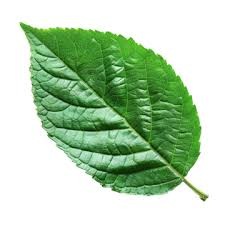
#> input picture image5.jpeg, 225 x 225 px, given in place of image1.jpeg, which was not available
$ python detection.py
#> lines starting #> are read from the running program, lines starting #| are printed output that depends on the picture; pictures that were not available may be replaced by others from this repository, and a replacement may not be noted
import cv2
import numpy as np
from sklearn import svm
from sklearn.model_selection import train_test_split
from sklearn.metrics import classification_report
import matplotlib.pyplot as plt

# Function to extract color histogram features from an image
def extract_features(image_name):
#> called with image_name = 'image1.jpeg'
    image = cv2.imread(image_name)
#> image is the input picture: shape (225, 225, 3); mean B, G, R 177, 208.9, 181.1
    if image is None:
        print(f"Error: Image {image_name} not found.")
        return None
    # Resize the image for consistent feature extraction
    image = cv2.resize(image, (100, 100))
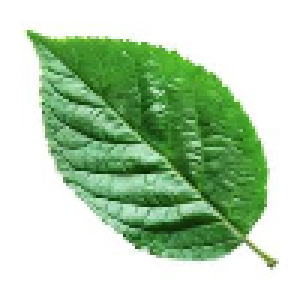
#> image: shape (100, 100, 3) (shown 3 times larger); mean B, G, R 176.9, 208.9, 181.1
    # Convert to HSV
    hsv_image = cv2.cvtColor(image, cv2.COLOR_BGR2HSV)
#> hsv_image: shape (100, 100, 3); mean H, S, V 35, 60.2, 209
    # Calculate the histogram
    histogram = cv2.calcHist([hsv_image], [0, 1], None, [8, 8], [0, 180, 0, 256])
    histogram = cv2.normalize(histogram, histogram).flatten()
#> histogram = 64 values, max 0.916 at index 0, min 0 at index 1, mean 0.0324
    return histogram

# Create dataset
image_names = ["image1.jpeg", "image2.jpeg", "image3.jpeg", "image4.jpeg"]
labels = [0, 0, 1, 1]  # 0 for healthy, 1 for diseased

# Extract features
features = []
for image_name in image_names:
    feature = extract_features(image_name)
#> feature has the same summary as histogram in extract_features
    if feature is not None:
        features.append(feature)
        print(f"Extracted features from {image_name}: {feature[:5]}...")  # Print first 5 feature values for debug
#> (printed output is left out)
#> pass 2 of the loop `for image_name in image_names:`:
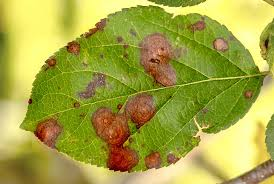
#> input picture image3.jpeg, 274 x 184 px, given in place of image2.jpeg, which was not available
#> in extract_features, image is the input picture: shape (184, 274, 3); mean B, G, R 66.5, 165.2, 165.4
#> in extract_features (call 2), `image = cv2.resize(image, (100, 100))`:
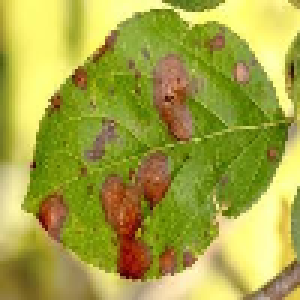
#> image: shape (100, 100, 3) (shown 3 times larger); mean B, G, R 66.4, 165.1, 165.3
#> hsv_image: shape (100, 100, 3); mean H, S, V 29.4, 168.6, 175.6
#> histogram = 64 values, max 0.523 at index 12, min 0 at index 0, mean 0.0423
#> `feature = extract_features(image_name)`: feature has the same summary as histogram in extract_features
#> (printed output is left out)

# Check if we have enough features to proceed
if len(features) < 2:
    print("Not enough data to train the classifier.")
else:
    # Split the dataset
    X_train, X_test, y_train, y_test = train_test_split(features, labels, test_size=0.2, random_state=42)

    # Train the SVM classifier
    clf = svm.SVC(kernel='linear')  # You can change the kernel if needed
    clf.fit(X_train, y_train)

    # Test the classifier
    y_pred = clf.predict(X_test)
    print(classification_report(y_test, y_pred))

    # Visualize the features
    plt.figure(figsize=(10, 5))
    for i in range(len(features)):
        plt.plot(features[i], label=f"{'Healthy' if labels[i] == 0 else 'Diseased'}: {image_names[i]}")
    plt.title('Feature Histograms')
    plt.xlabel('Feature Index')
    plt.ylabel('Feature Value')
    plt.legend()
    plt.show()
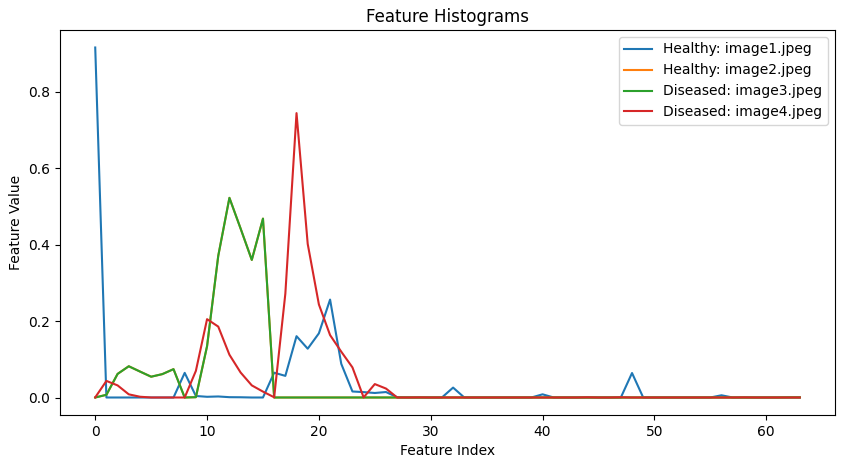
#> figure drawn by matplotlib, 1 panel; curve peaks at x = 0, y = 0.916; curve peaks at x = 12, y = 0.523; curve peaks at x = 12, y = 0.523

    # Function to predict a new image
    def predict_leaf_disease(image_name):
        feature = extract_features(image_name)
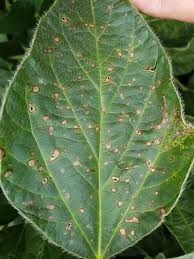
#> input picture image4.jpeg, 194 x 259 px
#> in extract_features, image is the input picture: shape (259, 194, 3); mean B, G, R 74.3, 117, 92.6
#> in extract_features (call 5), `image = cv2.resize(image, (100, 100))`:
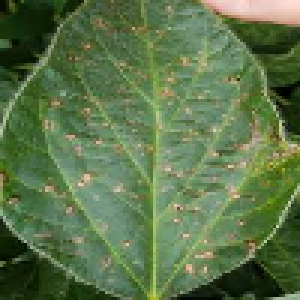
#> image: shape (100, 100, 3) (shown 3 times larger); mean B, G, R 74.1, 116.7, 92.4
#> in extract_features (call 5), `hsv_image = cv2.cvtColor(image, cv2.COLOR_BGR2HSV)`: hsv_image: shape (100, 100, 3); mean H, S, V 48.1, 109.5, 117.8
#> in extract_features (call 5), `histogram = cv2.normalize(histogram, histogram).flatten()`: histogram = 64 values, max 0.744 at index 18, min 0 at index 5, mean 0.0446
#> feature has the same summary as histogram in extract_features
        if feature is not None:
            prediction = clf.predict([feature])
#> prediction = [1]
            return "Healthy" if prediction[0] == 0 else "Diseased"
        return None

    # Example usage with a new image
    result = predict_leaf_disease("image4.jpeg")  # Replace with your actual image name
#> result = 'Diseased'
    print(f"The leaf is: {result}")
#| The leaf is: Diseased
